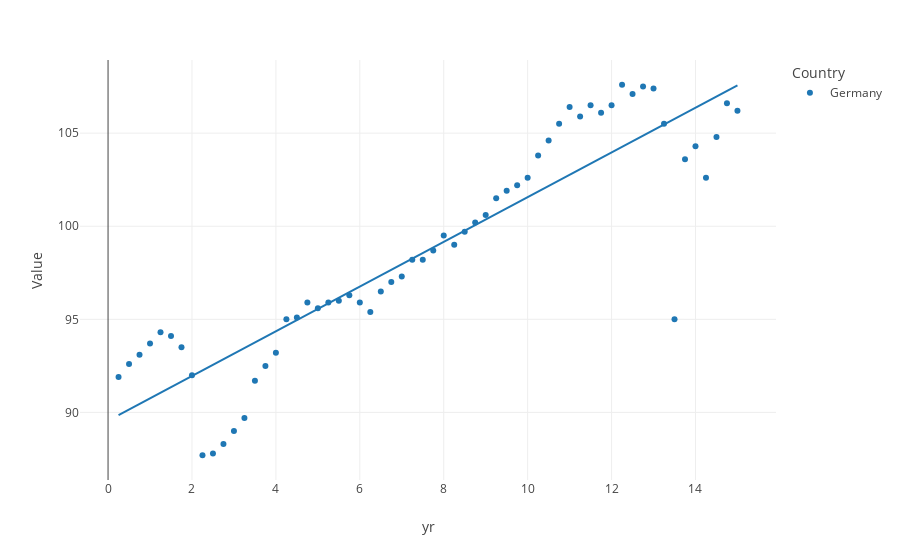
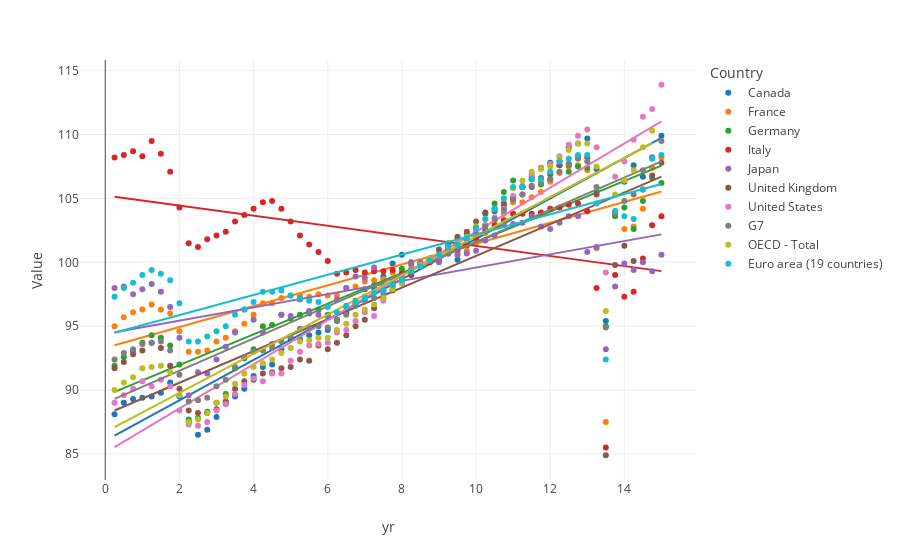

Notebook source saved alongside these figures, in order:
### Code cell
def formyr(x,data):
    d = data['Period'].values[x]
    #print(data['Period'])
    y= int(d[-4:])+int(d[1:2])*0.25 - 2007
    return y   

yr=[formyr(x,data) for x in range(len(data)) ]
data['yr'] = yr
data

fig = px.scatter(data[data['Country']=='Germany'], x='yr', y="Value", title='', color='Country',template='none', trendline='ols')
fig.show()
fig = px.scatter(data, x='yr', y="Value", title='', color='Country',template='none', trendline='ols')
fig.show()
#data
